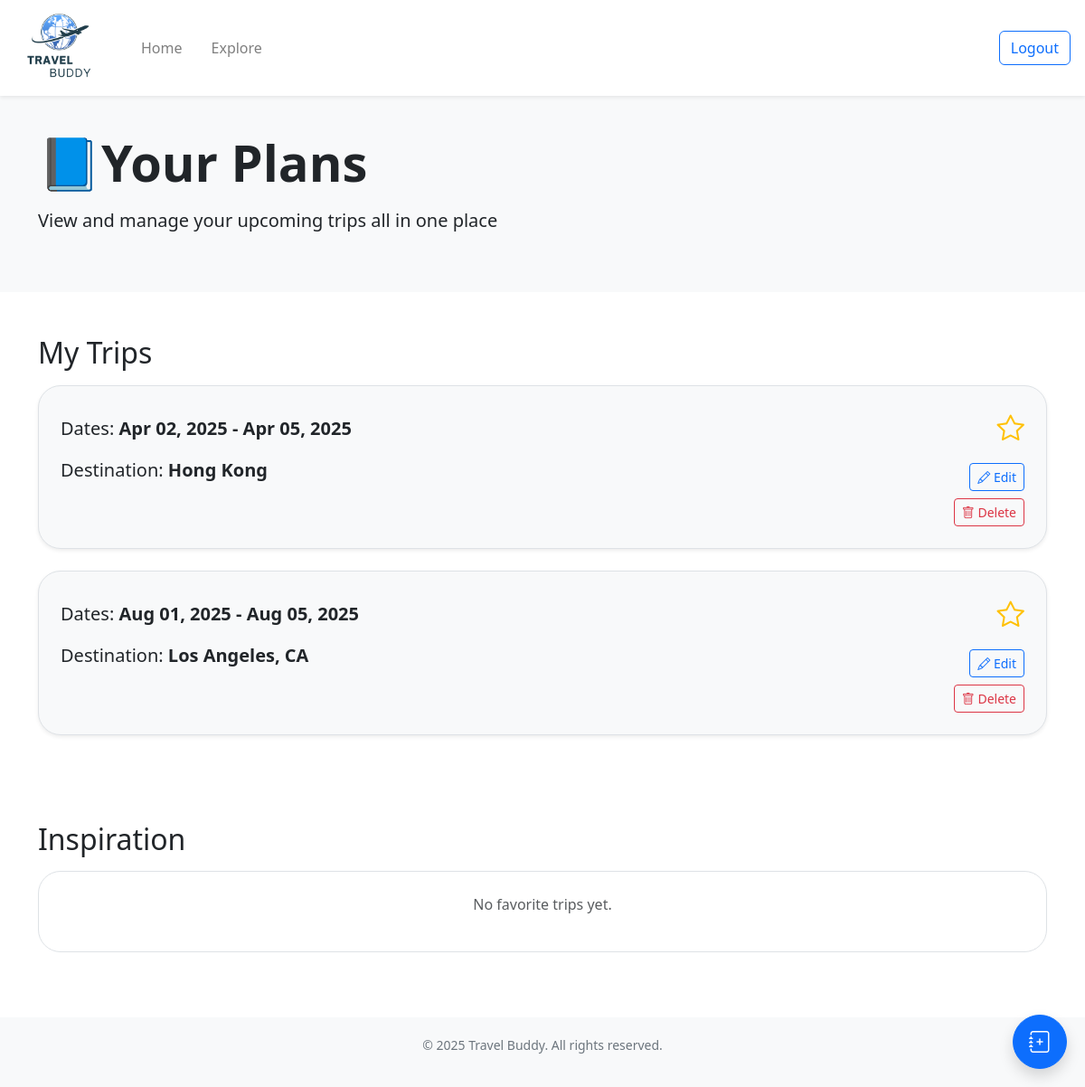
The page /home (signed in) on the database as committed earlier.
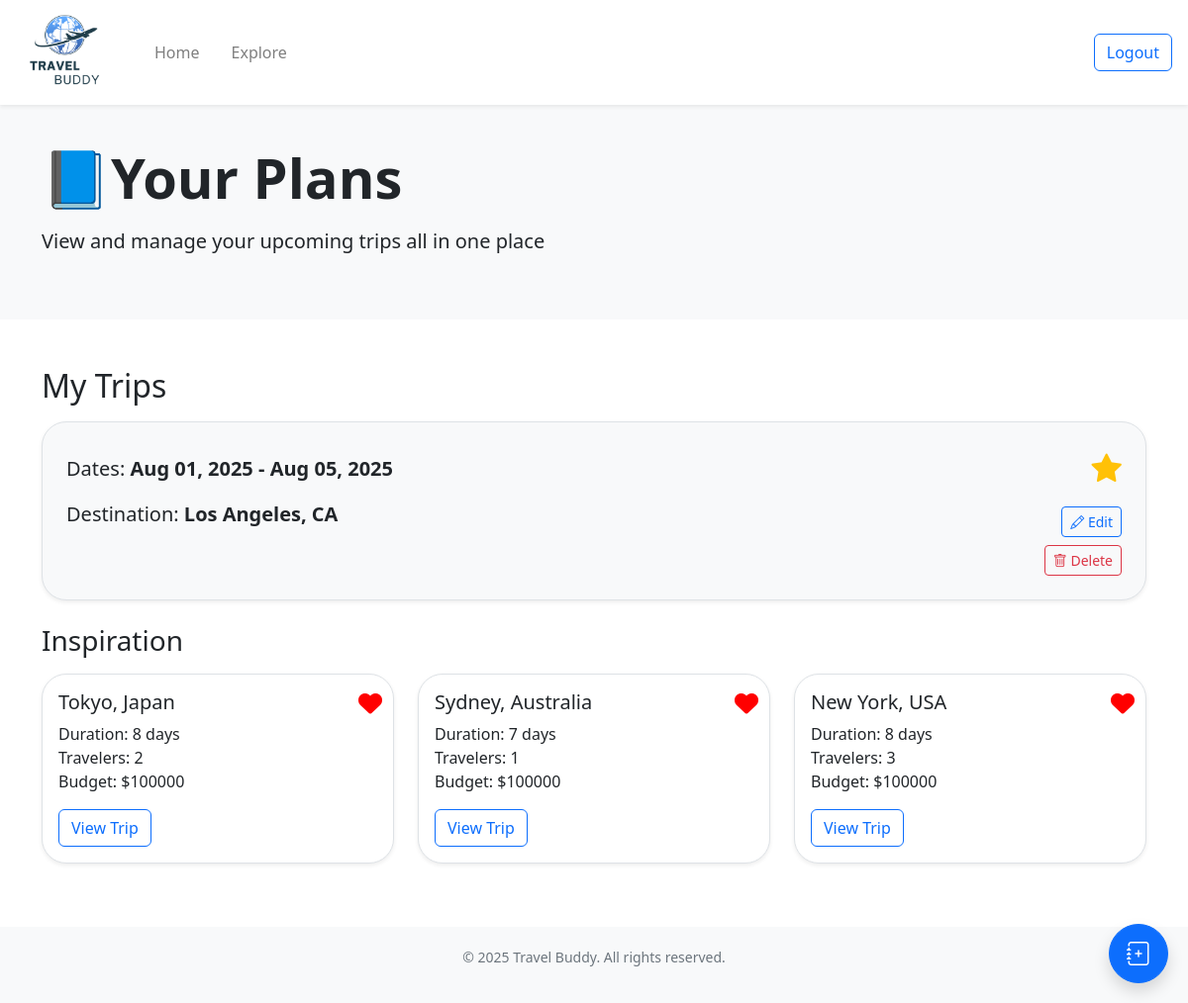
The same page on the database as committed later.
### website/models.py (models this page shows)
class Trip(db.Model):
    __tablename__ = 'trip'
    id = db.Column(db.Integer, primary_key=True)
    destination = db.Column(db.String(200), nullable=False)
    start_date = db.Column(db.Date, nullable=False)
    end_date = db.Column(db.Date, nullable=False)
    travelers = db.Column(db.Integer)
    budget = db.Column(db.Integer)
    public = db.Column(db.Boolean, default=False)  # for sharing on explore page (False = private, True = public)
    starred = db.Column(db.Boolean, default=False)
    user_id = db.Column(db.Integer, db.ForeignKey('user.id'))           # each trip belongs to a user
    flights = db.relationship('Flight', backref='trip', cascade="all, delete-orphan")
    hotels = db.relationship('Hotel', backref='trip', cascade="all, delete-orphan")
    activities = db.relationship('Activity', backref='trip', cascade="all, delete-orphan")
    bookings = db.relationship('Booking', backref='trip', cascade="all, delete-orphan")

### website/views.py (the view)
@views.route('/home')
@login_required
def home():
    trips = Trip.query.filter_by(user_id=current_user.id).order_by(Trip.starred.desc(), Trip.start_date.asc()).all()
    favorites = db.session.query(Trip).join(Favorites).filter(Favorites.user_id == current_user.id).all()
    favorites_id = {fav.trip_id for fav in Favorites.query.filter_by(user_id=current_user.id).all()}
    public_trips = Trip.query.filter_by(public=True).all()
    for trip in public_trips:
        trip.liked = trip.id in favorites_id
    return render_template("home.html", user=current_user, trips=trips, favorites=favorites)

### website/__init__.py (called while the page is built)
def create_app():
    app = Flask(__name__)
    app.config['SECRET_KEY'] = 'asdfa asdfa'
    app.config['SQLALCHEMY_DATABASE_URI'] = f'sqlite:///{DB_NAME}'
    app.config['DATABASE'] = os.path.join(app.instance_path, DB_NAME)
    db.init_app(app)
    from .views import views
    from .auth import auth
    app.register_blueprint(views, url_prefix='/')
    app.register_blueprint(auth, url_prefix='/')
    from .models import User
    with app.app_context():
        if not path.exists(DB_NAME):
            db.create_all()
            print("Database created successfully")
    login_manager = LoginManager()
    login_manager.login_view = 'auth.login'
    login_manager.init_app(app)
    @login_manager.user_loader
    def load_user(id):
        return User.query.get(int(id))
    return app

### website/templates/home.html (shortened to what this page needs)
<!DOCTYPE html>
<html>
  <head>
    <link rel="stylesheet" href="https://stackpath.bootstrapcdn.com/bootstrap/4.4.1/css/bootstrap.min.css" />
    <link href="https://cdn.jsdelivr.net/npm/bootstrap-icons/font/bootstrap-icons.css" rel="stylesheet" />
    <link rel="stylesheet" href="https://stackpath.bootstrapcdn.com/font-awesome/4.7.0/css/font-awesome.min.css" />
    <link href="https://cdn.jsdelivr.net/npm/bootstrap@5.3.3/dist/css/bootstrap.min.css" rel="stylesheet" />
    <link href="https://cdnjs.cloudflare.com/ajax/libs/font-awesome/6.4.0/css/all.min.css" rel="stylesheet" />
  </head>
  <body class="min-vh-100 d-flex flex-column">
    <nav class="navbar navbar-expand-lg navbar-light bg-white shadow-sm">
      <a class="navbar-brand ms-3" href="/home">
        <img src="{{ url_for('static', filename='images/logo.png') }}" class="d-inline-block align-top logo-nav" />
      </a>
      <div class="collapse navbar-collapse" id="navbar">
        <ul class="navbar-nav">
          <li class="nav-item">
            <a class="nav-link ms-3" href="/home">Home</a>
          </li>
          <li class="nav-item">
            <a class="nav-link ms-3" href="/explore">Explore</a>
          </li>
        </ul>
        <br />
        <ul class="navbar-nav ms-auto">
          <li class="nav-item">
            <a class="btn btn-outline-primary ms-3 me-3" id="logout" href="/" role="button">Logout</a>
          </li>
        </ul>
      </div>
    </nav>
    <section class="hero">
      <div class="container">
        <h1 class="display-4 font-weight-bold">📘Your Plans</h1>
        <p class="lead mt-3 mb-4">View and manage your upcoming trips all in one place</p>
      </div>
    </section>
    <section class="container my-5">
      <h2 class="mb-3">My Trips</h2>
      {% if trips %} {% for trip in trips %} {% set view_url = url_for('views.view_plan', trip_id=trip.id) %}
      <div class="plan-card mb-4 p-4 shadow-sm clickable-card" onclick="window.location.href='{{ view_url }}';" style="cursor: pointer">
        <div class="d-flex justify-content-between align-items-start">
          <div>
            <p class="fs-5">Dates: <strong>{{ trip.start_date.strftime('%b %d, %Y') }} - {{ trip.end_date.strftime('%b %d, %Y') }}</strong></p>
            <p class="fs-5">Destination: <strong>{{ trip.destination }}</strong></p>
          </div>
          <div class="ms-3 d-flex flex-column align-items-end" onclick="event.stopPropagation();">
            <button type="button" class="btn p-0 border-0 bg-transparent mb-3" onclick="toggleStar(this)" data-trip-id="{{ trip.id }}">
              <i class="bi {% if trip.starred %}bi-star-fill{% else %}bi-star{% endif %}" style="font-size: 1.9rem; color: #ffc107"></i>
            </button>
            <a href="{{ url_for('views.edit_plan', trip_id=trip.id) }}" class="btn btn-sm btn-outline-primary mb-2"> <i class="bi bi-pencil"></i> Edit </a>
            <button type="submit" class="btn btn-sm btn-outline-danger" data-bs-toggle="modal" data-bs-target="#confirmDeleteModal-{{ trip.id }}"><i class="bi bi-trash"></i> Delete</button>
          </div>
        </div>
      </div>
      {% endfor %}
      {% endif %} {% if favorites %}
      <h3 class="mt-4 mb-3">Inspiration</h3>
      <div class="row">
        {% for trip in favorites %}
        <div class="col-md-4 mb-3">
          <div class="card shadow-sm">
            <button class="like-btn btn btn-link p-0 position-absolute" data-trip-id="{{ trip.id }}" style="top: 10px; right: 10px; z-index: 10; font-size: 1.5rem; color: red">
              <i class="{% if trip.liked %}fas{% else %}far{% endif %} fa-heart"></i>
            </button>
            <div class="card-body">
              <h5 class="card-title">{{ trip.destination }}</h5>
              <p class="card-text">
                Duration: {{ (trip.end_date - trip.start_date).days + 1 }} day{{ 's' if (trip.end_date - trip.start_date).days + 1 != 1 else '' }}<br />
                Travelers: {{ trip.travelers }}<br />
                Budget: ${{ trip.budget }}
              </p>
              <a href="{{ url_for('views.explore_plan', trip_id=trip.id) }}" class="btn btn-outline-primary">View Trip</a>
            </div>
          </div>
        </div>
        {% endfor %}
      </div>
      {% else %}
      <br />
      <br />
      <div>
        <h2 class="mt-4 mb-3">Inspiration</h2>
        <div class="card mb-4 p-4 text-center text-muted">
          <p>No favorite trips yet.</p>
        </div>
      </div>
      {% endif %}
    </section>
    <a href="/create-plan" class="btn btn-primary rounded-circle shadow floating-button" title="Add New Plan">
      <i class="bi bi-journal-plus"></i>
    </a>
    <footer class="footer mt-auto">
      <div class="container">
        <p>© 2025 Travel Buddy. All rights reserved.</p>
      </div>
    </footer>
  </body>
</html>

### website/templates/home.html (style rules this page uses)
.hero { background: #f8f9fa; padding: 40px 0; text-align: left; }
.footer { background: #f8f9fa; padding: 20px 0; text-align: center; font-size: 14px; color: #6c757d; }
.logo-nav { width: 100px; height: 80px; object-fit: contain; }
.plan-card { border-radius: 25px; background-color: #f8f9fa; border: 1px solid #dee2e6; transition: box-shadow 0.2s ease; }
.floating-button { position: fixed; bottom: 20px; right: 20px; width: 60px; height: 60px; font-size: 24px; display: flex; align-items: center; justify-content: center; z-index: 1050; padding: 0; }
.floating-button i { line-height: 1; margin: 0; }
.card { border-radius: 25px; border: 1px solid #dee2e6; }

Rows that differ between the two databases and show on the page:
removed Trip: start_date "Apr 02, 2025", end_date "Apr 05, 2025", destination "Hong Kong", starred False (drawn), shown under "My Trips"
changed Trip "Aug 01, 2025": starred False → True (drawn)
now on this page (row unchanged): Trip: destination "Tokyo, Japan", (trip.end_date-trip.start_date).days+1 "8", end_date+start_date "s", travelers "2", budget "100000", shown under "Inspiration"
now on this page (row unchanged): Trip: destination "Sydney, Australia", (trip.end_date-trip.start_date).days+1 "7", end_date+start_date "s", travelers "1", budget "100000", shown under "Inspiration"
now on this page (row unchanged): Trip: destination "New York, USA", (trip.end_date-trip.start_date).days+1 "8", end_date+start_date "s", travelers "3", budget "100000", shown under "Inspiration"
Other text that changed with them:
text no longer shown: "No favorite trips yet."
